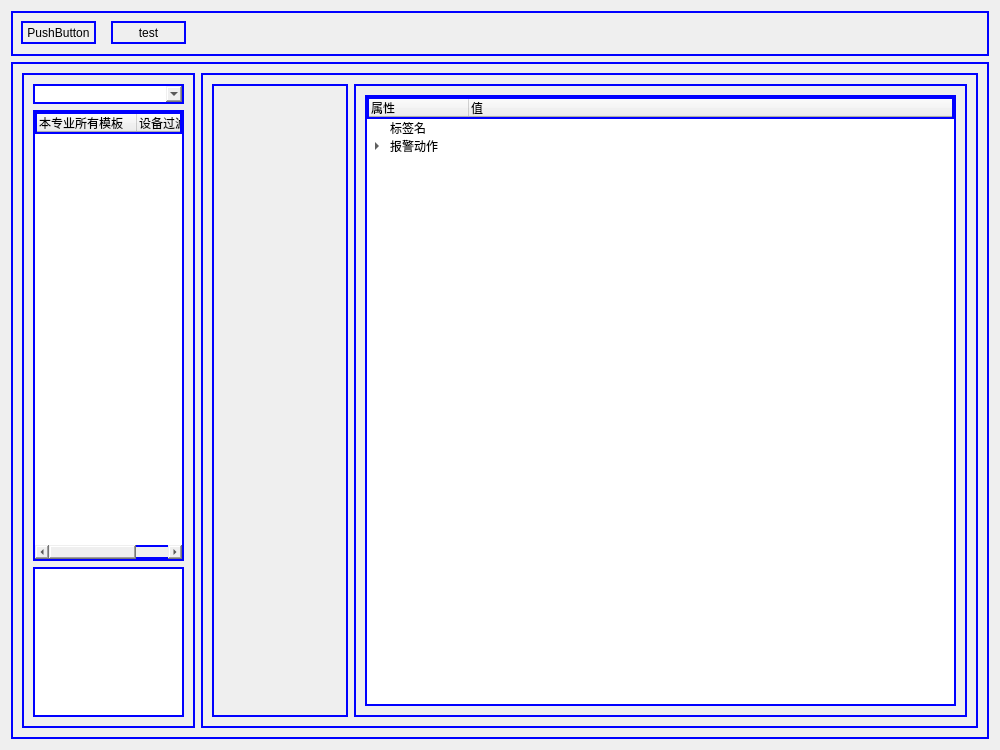
<?xml version="1.0" encoding="UTF-8"?>
<ui version="4.0">
 <class>Widget</class>
 <widget class="QWidget" name="Widget">
  <property name="geometry">
   <rect>
    <x>0</x>
    <y>0</y>
    <width>1000</width>
    <height>750</height>
   </rect>
  </property>
  <property name="windowTitle">
   <string>Widget</string>
  </property>
  <layout class="QVBoxLayout" name="verticalLayout_3" stretch="1,15">
   <item>
    <widget class="QWidget" name="widget_6" native="true">
     <property name="styleSheet">
      <string notr="true">border-color:blue;border-style:solid;border-width:2px</string>
     </property>
     <widget class="QPushButton" name="pushButton">
      <property name="geometry">
       <rect>
        <x>10</x>
        <y>10</y>
        <width>75</width>
        <height>23</height>
       </rect>
      </property>
      <property name="text">
       <string>PushButton</string>
      </property>
     </widget>
     <widget class="QPushButton" name="test">
      <property name="geometry">
       <rect>
        <x>100</x>
        <y>10</y>
        <width>75</width>
        <height>23</height>
       </rect>
      </property>
      <property name="text">
       <string>test</string>
      </property>
     </widget>
    </widget>
   </item>
   <item>
    <widget class="QWidget" name="widget_5" native="true">
     <property name="styleSheet">
      <string notr="true">border-color:blue;border-style:solid;border-width:2px</string>
     </property>
     <layout class="QHBoxLayout" name="horizontalLayout_3" stretch="2,9">
      <item>
       <widget class="QWidget" name="widget" native="true">
        <property name="styleSheet">
         <string notr="true">border-color:blue;border-style:solid;border-width:2px</string>
        </property>
        <layout class="QVBoxLayout" name="verticalLayout" stretch="1,9,3">
         <item>
          <widget class="QComboBox" name="comboBox"/>
         </item>
         <item>
          <widget class="QTreeWidget" name="treeWidget">
           <property name="palette">
            <palette>
             <active>
              <colorrole role="AlternateBase">
               <brush brushstyle="SolidPattern">
                <color alpha="255">
                 <red>255</red>
                 <green>255</green>
                 <blue>0</blue>
                </color>
               </brush>
              </colorrole>
             </active>
             <inactive>
              <colorrole role="AlternateBase">
               <brush brushstyle="SolidPattern">
                <color alpha="255">
                 <red>255</red>
                 <green>255</green>
                 <blue>0</blue>
                </color>
               </brush>
              </colorrole>
             </inactive>
             <disabled>
              <colorrole role="AlternateBase">
               <brush brushstyle="SolidPattern">
                <color alpha="255">
                 <red>255</red>
                 <green>255</green>
                 <blue>0</blue>
                </color>
               </brush>
              </colorrole>
             </disabled>
            </palette>
           </property>
           <column>
            <property name="text">
             <string>本专业所有模板</string>
            </property>
           </column>
           <column>
            <property name="text">
             <string>设备过滤条件</string>
            </property>
           </column>
          </widget>
         </item>
         <item>
          <widget class="QTextEdit" name="textEdit"/>
         </item>
        </layout>
       </widget>
      </item>
      <item>
       <widget class="QWidget" name="widget_2" native="true">
        <property name="styleSheet">
         <string notr="true">border-color:blue;border-style:solid;border-width:2px</string>
        </property>
        <layout class="QHBoxLayout" name="horizontalLayout_2" stretch="2,9">
         <item>
          <widget class="QWidget" name="widget_3" native="true"/>
         </item>
         <item>
          <widget class="QWidget" name="widget_4" native="true">
           <layout class="QVBoxLayout" name="verticalLayout_2">
            <item>
             <widget class="QTreeWidget" name="treeWidget_2">
              <property name="palette">
               <palette>
                <active>
                 <colorrole role="Base">
                  <brush brushstyle="SolidPattern">
                   <color alpha="255">
                    <red>255</red>
                    <green>255</green>
                    <blue>255</blue>
                   </color>
                  </brush>
                 </colorrole>
                 <colorrole role="AlternateBase">
                  <brush brushstyle="SolidPattern">
                   <color alpha="255">
                    <red>85</red>
                    <green>255</green>
                    <blue>0</blue>
                   </color>
                  </brush>
                 </colorrole>
                </active>
                <inactive>
                 <colorrole role="Base">
                  <brush brushstyle="SolidPattern">
                   <color alpha="255">
                    <red>255</red>
                    <green>255</green>
                    <blue>255</blue>
                   </color>
                  </brush>
                 </colorrole>
                 <colorrole role="AlternateBase">
                  <brush brushstyle="SolidPattern">
                   <color alpha="255">
                    <red>85</red>
                    <green>255</green>
                    <blue>0</blue>
                   </color>
                  </brush>
                 </colorrole>
                </inactive>
                <disabled>
                 <colorrole role="Base">
                  <brush brushstyle="SolidPattern">
                   <color alpha="255">
                    <red>240</red>
                    <green>240</green>
                    <blue>240</blue>
                   </color>
                  </brush>
                 </colorrole>
                 <colorrole role="AlternateBase">
                  <brush brushstyle="SolidPattern">
                   <color alpha="255">
                    <red>85</red>
                    <green>255</green>
                    <blue>0</blue>
                   </color>
                  </brush>
                 </colorrole>
                </disabled>
               </palette>
              </property>
              <column>
               <property name="text">
                <string>属性</string>
               </property>
              </column>
              <column>
               <property name="text">
                <string>值</string>
               </property>
              </column>
              <item>
               <property name="text">
                <string>标签名</string>
               </property>
              </item>
              <item>
               <property name="text">
                <string>报警动作</string>
               </property>
               <item>
                <property name="text">
                 <string>报警动作1</string>
                </property>
               </item>
               <item>
                <property name="text">
                 <string>报警动作2</string>
                </property>
               </item>
              </item>
             </widget>
            </item>
           </layout>
          </widget>
         </item>
        </layout>
       </widget>
      </item>
     </layout>
    </widget>
   </item>
  </layout>
 </widget>
 <layoutdefault spacing="6" margin="11"/>
 <resources/>
 <connections/>
</ui>
